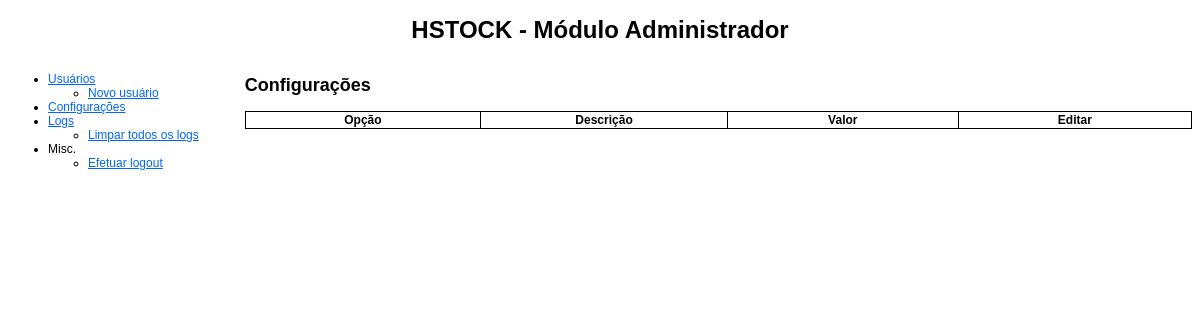
The app's page /admin/configuracoes.php (signed in), older data.
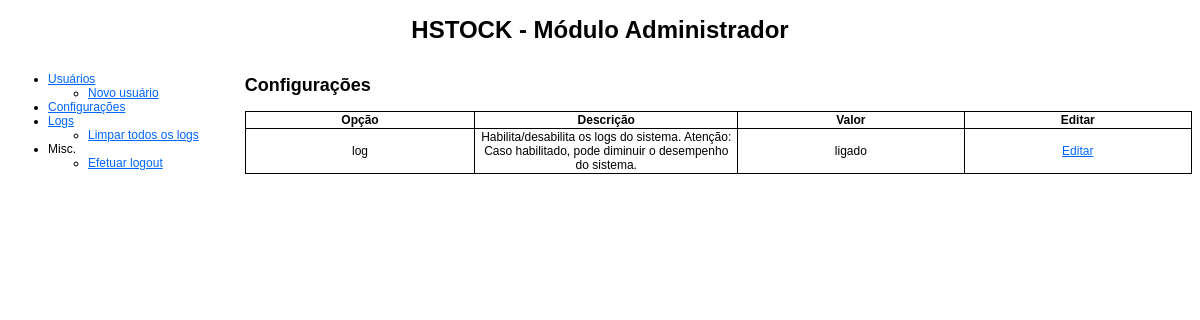
The same page, newer data.
### tables this page shows
CREATE TABLE IF NOT EXISTS `configuracoes` (
  `opcao` varchar(255) NOT NULL,
  `descricao` text NOT NULL,
  `valor` varchar(255) NOT NULL,
  `tipo` enum('ONOFF','Valor') NOT NULL DEFAULT 'Valor',
  PRIMARY KEY (`opcao`)
);

### admin/configuracoes.php (the view, shortened to what this page needs)
<!DOCTYPE html PUBLIC "-//W3C//DTD XHTML 1.0 Transitional//EN" "http://www.w3.org/TR/xhtml1/DTD/xhtml1-transitional.dtd">
<html xmlns="http://www.w3.org/1999/xhtml">
    <head>
        <link href="../estilos_hton.css" rel="stylesheet" type="text/css" />
    </head>
    <body>
   	<div id="header">
    	<h1>HSTOCK - Módulo Administrador</h1>
    </div>
    <div id="menu">
        <?php require_once('menu.php'); ?>
	</div>
    <div id="content">
    	<?php
			@$action = $_GET['action'];
			switch($action)
			{
					?>
					<?php
				default:
					?>
					<h2>Configurações</h2>
                    <table class="content_table">
                    	<tr>
                        	<th>Opção</th>
                            <th>Descrição</th>
                            <th>Valor</th>
                            <th>Editar</th>
                        </tr>
                        <?php
						$c = new conexao;
						$c->set_charset('utf8');
						$q = "SELECT * FROM configuracoes ORDER BY opcao;";
						$r = $c->query($q);
						while($configuracao = $r->fetch_object()): ?>
                        	<tr>
                            	<td><?php echo $configuracao->opcao; ?></td>
                                <td><?php echo $configuracao->descricao; ?></td>
                                <td><?php echo $configuracao->valor; ?></td>
                                <td><a href='configuracoes.php?action=edit&opcao=<?php echo $configuracao->opcao; ?>'>Editar</a></td>
                            </tr>
                        <?php endwhile; ?>
                    </table>
					<?php
				break;
			}
		?>
    </div>
    </body>
</html>

Row changes from the older to the newer data that the page shows:
added configuracoes: opcao "log", descricao "Habilita/desabilita os logs do sistema. Atenção: Caso habilitado, pode diminuir o desempenho do sistema.", valor "ligado"
